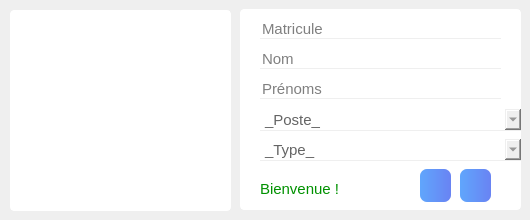
<?xml version="1.0" encoding="UTF-8"?>
<ui version="4.0">
 <class>Form</class>
 <widget class="QWidget" name="Form">
  <property name="geometry">
   <rect>
    <x>0</x>
    <y>0</y>
    <width>530</width>
    <height>220</height>
   </rect>
  </property>
  <property name="minimumSize">
   <size>
    <width>530</width>
    <height>220</height>
   </size>
  </property>
  <property name="maximumSize">
   <size>
    <width>530</width>
    <height>220</height>
   </size>
  </property>
  <property name="windowTitle">
   <string>Pop-Up</string>
  </property>
  <property name="windowIcon">
   <iconset resource="img.qrc">
    <normaloff>:/Ressource/Images/ASRH_logo.png</normaloff>:/Ressource/Images/ASRH_logo.png</iconset>
  </property>
  <layout class="QVBoxLayout" name="verticalLayout">
   <property name="spacing">
    <number>0</number>
   </property>
   <property name="leftMargin">
    <number>0</number>
   </property>
   <property name="topMargin">
    <number>0</number>
   </property>
   <property name="rightMargin">
    <number>0</number>
   </property>
   <property name="bottomMargin">
    <number>0</number>
   </property>
   <item>
    <widget class="QStackedWidget" name="NotifsBoxPanel">
     <property name="styleSheet">
      <string notr="true">QStackedWidget{
background-color: rgb(255, 0, 0);
	border-radius:15px;
}


QPushButton{
	color:#fff;
	border-radius:7px;
	background-color: qlineargradient(spread:pad, x1:0, y1:0, x2:1, y2:0, stop:0 rgba(96, 166, 252, 255), stop:1 rgba(105, 131, 243, 255));

}
QPushButton:pressed{
background-color: qlineargradient(spread:pad, x1:0, y1:0, x2:1, y2:0, stop:0 rgba(104, 176, 255, 255), stop:1 rgba(115, 141, 253, 255));
}</string>
     </property>
     <property name="currentIndex">
      <number>2</number>
     </property>
     <widget class="QWidget" name="Info">
      <layout class="QVBoxLayout" name="verticalLayout_2">
       <property name="spacing">
        <number>0</number>
       </property>
       <property name="leftMargin">
        <number>0</number>
       </property>
       <property name="topMargin">
        <number>0</number>
       </property>
       <property name="rightMargin">
        <number>0</number>
       </property>
       <property name="bottomMargin">
        <number>0</number>
       </property>
       <item>
        <widget class="QFrame" name="frame">
         <property name="styleSheet">
          <string notr="true">QFrame#frame{
	border-radius:15px;
	background-color: rgb(240, 242, 245); 
}</string>
         </property>
         <property name="frameShape">
          <enum>QFrame::StyledPanel</enum>
         </property>
         <property name="frameShadow">
          <enum>QFrame::Raised</enum>
         </property>
         <widget class="QLabel" name="label">
          <property name="geometry">
           <rect>
            <x>0</x>
            <y>50</y>
            <width>531</width>
            <height>31</height>
           </rect>
          </property>
          <property name="font">
           <font>
            <family>Roboto Light</family>
            <pointsize>11</pointsize>
            <weight>75</weight>
            <bold>true</bold>
           </font>
          </property>
          <property name="styleSheet">
           <string notr="true">color: qlineargradient(spread:pad, x1:0.489, y1:0, x2:0.522, y2:1, stop:0 rgba(96, 166, 252, 255), stop:1 rgba(105, 131, 243, 255));</string>
          </property>
          <property name="text">
           <string>Notification !</string>
          </property>
          <property name="alignment">
           <set>Qt::AlignCenter</set>
          </property>
         </widget>
         <widget class="QLabel" name="labelIcon">
          <property name="geometry">
           <rect>
            <x>0</x>
            <y>10</y>
            <width>531</width>
            <height>31</height>
           </rect>
          </property>
          <property name="font">
           <font>
            <family>Arial Unicode MS</family>
            <pointsize>11</pointsize>
            <weight>75</weight>
            <bold>true</bold>
           </font>
          </property>
          <property name="styleSheet">
           <string notr="true">image: url(:/Autre/Images/AutreIcon/alert-circle.svg);</string>
          </property>
          <property name="text">
           <string/>
          </property>
         </widget>
         <widget class="QTextBrowser" name="textBrowserInfo">
          <property name="geometry">
           <rect>
            <x>5</x>
            <y>100</y>
            <width>521</width>
            <height>51</height>
           </rect>
          </property>
          <property name="font">
           <font>
            <family>MS UI Gothic</family>
            <pointsize>30</pointsize>
            <weight>50</weight>
            <bold>false</bold>
           </font>
          </property>
          <property name="styleSheet">
           <string notr="true">color: rgb(31, 31, 31);
border:none;
background-color: rgb(240, 242, 245);</string>
          </property>
          <property name="html">
           <string>&lt;!DOCTYPE HTML PUBLIC &quot;-//W3C//DTD HTML 4.0//EN&quot; &quot;http://www.w3.org/TR/REC-html40/strict.dtd&quot;&gt;
&lt;html&gt;&lt;head&gt;&lt;meta name=&quot;qrichtext&quot; content=&quot;1&quot; /&gt;&lt;style type=&quot;text/css&quot;&gt;
p, li { white-space: pre-wrap; }
&lt;/style&gt;&lt;/head&gt;&lt;body style=&quot; font-family:'MS UI Gothic'; font-size:30pt; font-weight:400; font-style:normal;&quot;&gt;
&lt;p align=&quot;center&quot; style=&quot; margin-top:0px; margin-bottom:0px; margin-left:0px; margin-right:0px; -qt-block-indent:0; text-indent:0px;&quot;&gt;&lt;span style=&quot; font-family:'MS Shell Dlg 2'; font-size:10pt; color:#222222;&quot;&gt;Votre boîte de réception est vide pour le moment&lt;/span&gt;&lt;/p&gt;&lt;/body&gt;&lt;/html&gt;</string>
          </property>
         </widget>
         <widget class="QPushButton" name="ComprisBtn">
          <property name="geometry">
           <rect>
            <x>178</x>
            <y>160</y>
            <width>181</width>
            <height>36</height>
           </rect>
          </property>
          <property name="minimumSize">
           <size>
            <width>0</width>
            <height>36</height>
           </size>
          </property>
          <property name="maximumSize">
           <size>
            <width>16777215</width>
            <height>36</height>
           </size>
          </property>
          <property name="font">
           <font>
            <pointsize>9</pointsize>
           </font>
          </property>
          <property name="styleSheet">
           <string notr="true"/>
          </property>
          <property name="text">
           <string>C'est compris</string>
          </property>
         </widget>
        </widget>
       </item>
      </layout>
     </widget>
     <widget class="QWidget" name="Succes">
      <property name="styleSheet">
       <string notr="true">QWidget#Succes{
background-color: rgb(240, 242, 245);
}</string>
      </property>
      <widget class="QPushButton" name="AppliquerBtn">
       <property name="geometry">
        <rect>
         <x>170</x>
         <y>150</y>
         <width>181</width>
         <height>33</height>
        </rect>
       </property>
       <property name="font">
        <font>
         <family>Roboto</family>
         <pointsize>10</pointsize>
        </font>
       </property>
       <property name="text">
        <string>Appliquer</string>
       </property>
       <property name="icon">
        <iconset resource="img.qrc">
         <normaloff>:/BlancIcone/Images/BlancIcon/check-circle.svg</normaloff>:/BlancIcone/Images/BlancIcon/check-circle.svg</iconset>
       </property>
      </widget>
      <widget class="QFrame" name="frame_2">
       <property name="geometry">
        <rect>
         <x>60</x>
         <y>70</y>
         <width>411</width>
         <height>61</height>
        </rect>
       </property>
       <property name="styleSheet">
        <string notr="true">QFrame#frame_2{
	border:1px solid;
	border-color: rgba(103, 139, 245,0.2);
	border-radius:6px;
}

QDateEdit
{
padding:6px;
background-color: qlineargradient(spread:pad, x1:0, y1:0, x2:1, y2:0, stop:0 rgba(96, 166, 252, 0.1), stop:1 rgba(105, 131, 243, 0.1));
border-radius:6px;
color: rgb(103, 139, 245);
}
</string>
       </property>
       <property name="frameShape">
        <enum>QFrame::StyledPanel</enum>
       </property>
       <property name="frameShadow">
        <enum>QFrame::Raised</enum>
       </property>
       <layout class="QHBoxLayout" name="horizontalLayout">
        <item>
         <widget class="QLabel" name="label_2">
          <property name="font">
           <font>
            <family>Roboto Light</family>
            <pointsize>14</pointsize>
           </font>
          </property>
          <property name="text">
           <string>De</string>
          </property>
         </widget>
        </item>
        <item>
         <widget class="QDateEdit" name="dateEdit">
          <property name="minimumSize">
           <size>
            <width>170</width>
            <height>33</height>
           </size>
          </property>
          <property name="font">
           <font>
            <pointsize>12</pointsize>
           </font>
          </property>
          <property name="styleSheet">
           <string notr="true"/>
          </property>
         </widget>
        </item>
        <item>
         <widget class="QLabel" name="label_3">
          <property name="font">
           <font>
            <family>Roboto Light</family>
            <pointsize>14</pointsize>
           </font>
          </property>
          <property name="text">
           <string>A</string>
          </property>
         </widget>
        </item>
        <item>
         <widget class="QDateEdit" name="dateEdit_2">
          <property name="minimumSize">
           <size>
            <width>170</width>
            <height>33</height>
           </size>
          </property>
          <property name="font">
           <font>
            <pointsize>12</pointsize>
           </font>
          </property>
          <property name="styleSheet">
           <string notr="true"/>
          </property>
         </widget>
        </item>
       </layout>
      </widget>
      <widget class="QFrame" name="frameBlanc">
       <property name="geometry">
        <rect>
         <x>0</x>
         <y>0</y>
         <width>531</width>
         <height>221</height>
        </rect>
       </property>
       <property name="styleSheet">
        <string notr="true"/>
       </property>
       <property name="frameShape">
        <enum>QFrame::StyledPanel</enum>
       </property>
       <property name="frameShadow">
        <enum>QFrame::Raised</enum>
       </property>
       <widget class="QComboBox" name="ChoseTypeBox">
        <property name="geometry">
         <rect>
          <x>60</x>
          <y>20</y>
          <width>411</width>
          <height>31</height>
         </rect>
        </property>
        <property name="font">
         <font>
          <pointsize>11</pointsize>
         </font>
        </property>
        <property name="styleSheet">
         <string notr="true">QComboBox{
border:none;
padding:6px;
background-color: qlineargradient(spread:pad, x1:0, y1:0, x2:1, y2:0, stop:0 rgba(96, 166, 252, 0.1), stop:1 rgba(105, 131, 243, 0.1));
border-radius:6px;
color: rgb(103, 139, 245);;}
</string>
        </property>
        <item>
         <property name="text">
          <string>Employés</string>
         </property>
        </item>
        <item>
         <property name="text">
          <string>Ouvriers</string>
         </property>
        </item>
       </widget>
      </widget>
      <zorder>frameBlanc</zorder>
      <zorder>AppliquerBtn</zorder>
      <zorder>frame_2</zorder>
     </widget>
     <widget class="QWidget" name="CreateNew">
      <property name="styleSheet">
       <string notr="true">QWidget#CreateNew{
background-color: rgb(239, 239, 239);
}
QLabel#ImgFrame,QFrame#frameInfo{
background-color: rgb(255, 255, 255);
border:1px solid;
border-radius:4px;
border-color:#fff;
}</string>
      </property>
      <widget class="QLabel" name="ImgFrame">
       <property name="geometry">
        <rect>
         <x>10</x>
         <y>10</y>
         <width>221</width>
         <height>201</height>
        </rect>
       </property>
       <property name="text">
        <string/>
       </property>
      </widget>
      <widget class="QFrame" name="frameInfo">
       <property name="geometry">
        <rect>
         <x>240</x>
         <y>9</y>
         <width>281</width>
         <height>201</height>
        </rect>
       </property>
       <property name="font">
        <font>
         <pointsize>12</pointsize>
        </font>
       </property>
       <property name="styleSheet">
        <string notr="true">QLineEdit{
border:1px solid;
border-top:none;
border-left:none;
border-right:none;
border-color: rgb(239, 239, 239);

}

QComboBox{
border:1px solid;
border-top:none;
border-left:none;
border-right:none;
border-color: rgb(239, 239, 239);

}
QComboBox:pressed,
QComboBox:focus,
QComboBox:on{border-color: rgb(239, 239, 239);}</string>
       </property>
       <property name="frameShape">
        <enum>QFrame::StyledPanel</enum>
       </property>
       <property name="frameShadow">
        <enum>QFrame::Raised</enum>
       </property>
       <widget class="QPushButton" name="StartCamBtn">
        <property name="geometry">
         <rect>
          <x>180</x>
          <y>160</y>
          <width>31</width>
          <height>33</height>
         </rect>
        </property>
        <property name="font">
         <font>
          <family>Roboto</family>
          <pointsize>10</pointsize>
         </font>
        </property>
        <property name="text">
         <string/>
        </property>
        <property name="icon">
         <iconset resource="img.qrc">
          <normaloff>:/BlancIcone/Images/BlancIcon/camera.svg</normaloff>:/BlancIcone/Images/BlancIcon/camera.svg</iconset>
        </property>
       </widget>
       <widget class="QPushButton" name="AddEmployerBtn">
        <property name="geometry">
         <rect>
          <x>220</x>
          <y>160</y>
          <width>31</width>
          <height>33</height>
         </rect>
        </property>
        <property name="font">
         <font>
          <family>Roboto</family>
          <pointsize>10</pointsize>
         </font>
        </property>
        <property name="text">
         <string/>
        </property>
        <property name="icon">
         <iconset resource="img.qrc">
          <normaloff>:/BlancIcone/Images/BlancIcon/user-plus.svg</normaloff>:/BlancIcone/Images/BlancIcon/user-plus.svg</iconset>
        </property>
       </widget>
       <widget class="QLineEdit" name="lineEditMatricule">
        <property name="geometry">
         <rect>
          <x>20</x>
          <y>10</y>
          <width>241</width>
          <height>20</height>
         </rect>
        </property>
        <property name="font">
         <font>
          <pointsize>11</pointsize>
         </font>
        </property>
        <property name="placeholderText">
         <string>Matricule</string>
        </property>
       </widget>
       <widget class="QLineEdit" name="lineEditNom">
        <property name="geometry">
         <rect>
          <x>20</x>
          <y>40</y>
          <width>241</width>
          <height>20</height>
         </rect>
        </property>
        <property name="font">
         <font>
          <pointsize>11</pointsize>
         </font>
        </property>
        <property name="placeholderText">
         <string>Nom</string>
        </property>
       </widget>
       <widget class="QLineEdit" name="lineEditPrenom">
        <property name="geometry">
         <rect>
          <x>20</x>
          <y>70</y>
          <width>241</width>
          <height>20</height>
         </rect>
        </property>
        <property name="font">
         <font>
          <pointsize>11</pointsize>
         </font>
        </property>
        <property name="text">
         <string/>
        </property>
        <property name="placeholderText">
         <string>Prénoms</string>
        </property>
       </widget>
       <widget class="QComboBox" name="comboBoxPost">
        <property name="geometry">
         <rect>
          <x>20</x>
          <y>100</y>
          <width>261</width>
          <height>22</height>
         </rect>
        </property>
        <property name="font">
         <font>
          <pointsize>11</pointsize>
         </font>
        </property>
        <property name="styleSheet">
         <string notr="true">color: rgb(100, 100, 100);</string>
        </property>
        <item>
         <property name="text">
          <string>_Poste_</string>
         </property>
        </item>
        <item>
         <property name="text">
          <string>Session Bureau</string>
         </property>
        </item>
        <item>
         <property name="text">
          <string>Session Chauffeur</string>
         </property>
        </item>
        <item>
         <property name="text">
          <string>Session Dépôt</string>
         </property>
        </item>
        <item>
         <property name="text">
          <string>Session Entretien</string>
         </property>
        </item>
        <item>
         <property name="text">
          <string>Session Gardien</string>
         </property>
        </item>
        <item>
         <property name="text">
          <string>Session Mecanique</string>
         </property>
        </item>
       </widget>
       <widget class="QComboBox" name="comboBoxType">
        <property name="geometry">
         <rect>
          <x>20</x>
          <y>130</y>
          <width>261</width>
          <height>22</height>
         </rect>
        </property>
        <property name="font">
         <font>
          <pointsize>11</pointsize>
         </font>
        </property>
        <property name="styleSheet">
         <string notr="true">color: rgb(100, 100, 100);</string>
        </property>
        <item>
         <property name="text">
          <string>_Type_</string>
         </property>
        </item>
        <item>
         <property name="text">
          <string>E</string>
         </property>
        </item>
        <item>
         <property name="text">
          <string>O</string>
         </property>
        </item>
       </widget>
       <widget class="QLabel" name="msg">
        <property name="geometry">
         <rect>
          <x>20</x>
          <y>169</y>
          <width>161</width>
          <height>21</height>
         </rect>
        </property>
        <property name="font">
         <font>
          <pointsize>11</pointsize>
         </font>
        </property>
        <property name="styleSheet">
         <string notr="true">color: rgb(0, 145, 0);</string>
        </property>
        <property name="text">
         <string>Bienvenue !</string>
        </property>
       </widget>
      </widget>
     </widget>
     <widget class="QWidget" name="Danger"/>
    </widget>
   </item>
  </layout>
 </widget>
 <resources>
  <include location="img.qrc"/>
 </resources>
 <connections>
  <connection>
   <sender>ComprisBtn</sender>
   <signal>clicked()</signal>
   <receiver>Form</receiver>
   <slot>close()</slot>
   <hints>
    <hint type="sourcelabel">
     <x>268</x>
     <y>177</y>
    </hint>
    <hint type="destinationlabel">
     <x>266</x>
     <y>109</y>
    </hint>
   </hints>
  </connection>
 </connections>
</ui>
